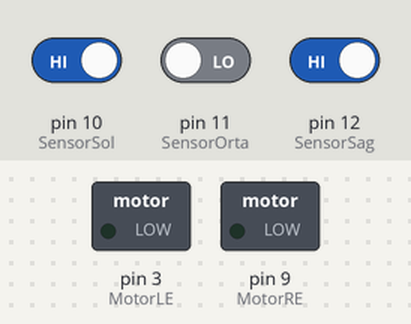
A sketch run on a simulated Arduino Uno, built with avr-gcc and run on an emulated ATmega328P. On the bench: switched loads named in the sketch (green lamp = pin HIGH). Inputs (shaded band) come from the test bench; at power-on: pin 10 (SensorSol) HIGH, pin 12 (SensorSag) HIGH, pin 11 (SensorOrta) LOW.

Above: at 1.2 s.
1.3 s: pin 10 (SensorSol) driven LOW
At 2.1 s:
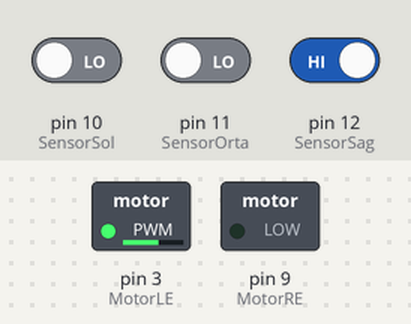
2.8 s: pin 10 (SensorSol) driven HIGH and pin 12 (SensorSag) driven LOW
At 3.3 s:
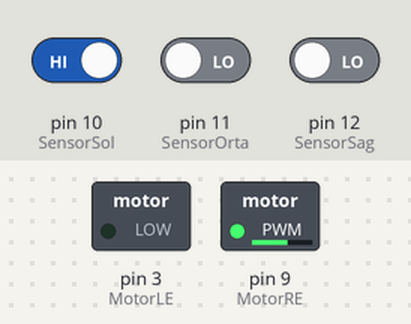
4.3 s: pin 10 (SensorSol) driven LOW and pin 11 (SensorOrta) driven HIGH
At 5.6 s:
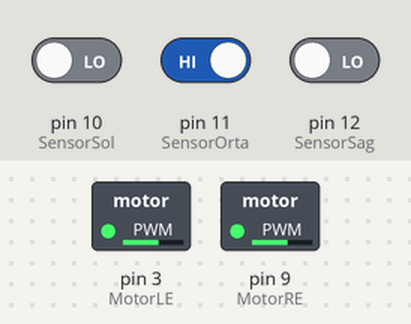
Timing chart, 0 to 7.3 s (numbered marks = the images above; inputs shaded):
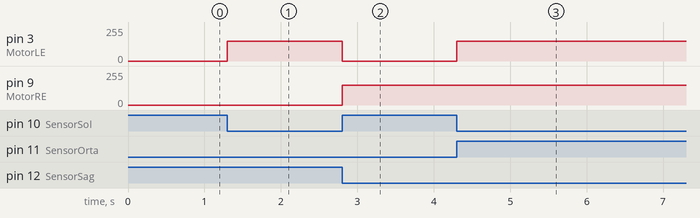

The sketch:

cizgi_izleyen_robot.ino
```cpp
#define SensorSol 10
#define SensorOrta 11
#define SensorSag 12

#define MotorR1 6
#define MotorR2 7
#define MotorRE 9

#define MotorL1 5
#define MotorL2 4
#define MotorLE 3
void setup() {
  pinMode(SensorSol,INPUT);
  pinMode(SensorOrta,INPUT);
  pinMode(SensorSag,INPUT);

  pinMode(MotorR1,INPUT);
  pinMode(MotorR2,INPUT);
  pinMode(MotorL1,INPUT);
  pinMode(MotorL2,INPUT);


}

void loop() {
  if(digitalRead(SensorSol) == 0 && digitalRead(SensorOrta)==1 && digitalRead(SensorSag)==0){
    ileri();
  }
  if(digitalRead(SensorSol) == 0 && digitalRead(SensorOrta)==0 && digitalRead(SensorSag)==1){
    sag();
  }
  if(digitalRead(SensorSol) == 1 && digitalRead(SensorOrta)==0 && digitalRead(SensorSag)==0){
    sol();
  }
}
void ileri (){
  digitalWrite(MotorR1, 1);
  digitalWrite(MotorR2, 0);
  analogWrite(MotorRE, 150);
  digitalWrite(MotorL1, 1);
  digitalWrite(MotorL2, 0);
  analogWrite(MotorLE, 150);
  }
  void sag (){
  digitalWrite(MotorR1, 1);
  digitalWrite(MotorR2, 0);
  analogWrite(MotorRE, 0);
  digitalWrite(MotorL1, 1);
  digitalWrite(MotorL2, 0);
  analogWrite(MotorLE, 150);
  }
  void sol (){
  digitalWrite(MotorR1, 1);
  digitalWrite(MotorR2, 0);
  analogWrite(MotorRE, 150);
  digitalWrite(MotorL1, 1);
  digitalWrite(MotorL2, 0);
  analogWrite(MotorLE, 0);
  }
```

Measured:
- after the input at 1.3 s, pin 3 (MotorLE): 0/255 → 150/255 at once
- after the input at 2.8 s, pin 3 (MotorLE): 150/255 → 0/255 at once; pin 9 (MotorRE): 0/255 → 150/255 at once
- after the input at 4.3 s, pin 3 (MotorLE): 0/255 → 150/255 at once
